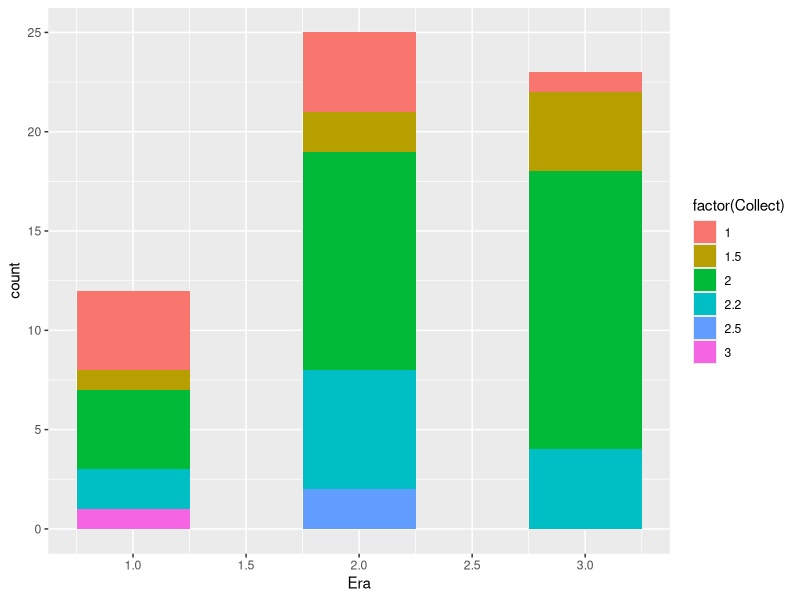
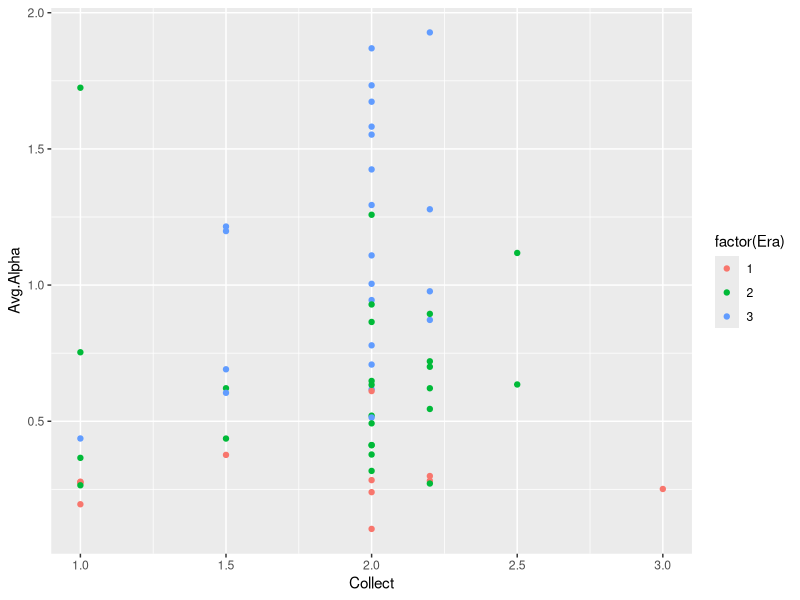

Write the R code that produced these figures, in order.
library(ggplot2)

# load nice data and impactpattern, and tags (excluding CrowdSourced)

myData = read.csv("pentaData.csv")

# http://docs.ggplot2.org/0.9.3.1/geom_bar.html

# First type: Vertical histograms per era
ggplot(myData, aes(x=Era,fill=factor(Collect))) + geom_bar(stat="bin",position="stack",binwidth = 0.5)

#ggplot(myData, aes(x=Era,fill=factor(Collect))) + geom_bar(stat="bin",position="fill",binwidth = 0.5)


# Second type: Dispersion w/ color by era
ggplot(myData, aes(x=Collect,y=Avg.Alpha,color=factor(Era))) + geom_point()

#ggplot(myData, aes(x=Collect, y=Connect,fill=Era)) + geom_bar(stat="identity")

